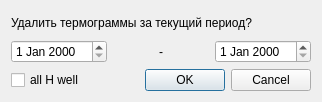
<?xml version="1.0" encoding="UTF-8"?>
<ui version="4.0">
 <class>Form_delete_therm_by_date</class>
 <widget class="QWidget" name="Form_delete_therm_by_date">
  <property name="geometry">
   <rect>
    <x>0</x>
    <y>0</y>
    <width>322</width>
    <height>102</height>
   </rect>
  </property>
  <property name="windowTitle">
   <string>Form_delete_therm</string>
  </property>
  <layout class="QGridLayout" name="gridLayout_3">
   <item row="0" column="0">
    <widget class="QLabel" name="label_2">
     <property name="text">
      <string>Удалить термограммы за текущий период?</string>
     </property>
    </widget>
   </item>
   <item row="1" column="0">
    <layout class="QGridLayout" name="gridLayout">
     <item row="0" column="0">
      <widget class="QDateEdit" name="dateEdit_start"/>
     </item>
     <item row="0" column="1">
      <widget class="QLabel" name="label">
       <property name="text">
        <string>-</string>
       </property>
       <property name="alignment">
        <set>Qt::AlignCenter</set>
       </property>
      </widget>
     </item>
     <item row="0" column="2">
      <widget class="QDateEdit" name="dateEdit_stop"/>
     </item>
    </layout>
   </item>
   <item row="2" column="0">
    <layout class="QGridLayout" name="gridLayout_2">
     <item row="0" column="0">
      <widget class="QCheckBox" name="checkBox_all_hwell">
       <property name="text">
        <string>all H well</string>
       </property>
      </widget>
     </item>
     <item row="0" column="1">
      <widget class="QDialogButtonBox" name="buttonBox">
       <property name="standardButtons">
        <set>QDialogButtonBox::Cancel|QDialogButtonBox::Ok</set>
       </property>
      </widget>
     </item>
    </layout>
   </item>
  </layout>
 </widget>
 <resources/>
 <connections/>
</ui>
